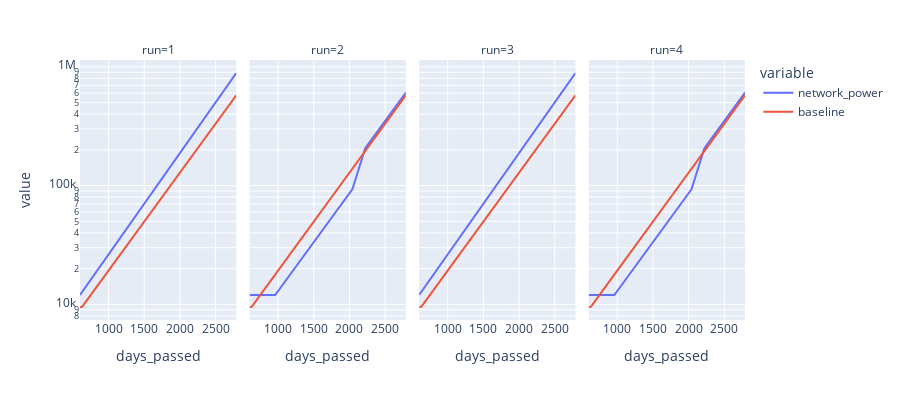

This figure's notebook cell:
### Code cell
fig_df = df.reset_index()

fig = px.line(fig_df,
              x='days_passed',
              y=['network_power', 'baseline'],
              facet_col='run',
              log_y=True,
              height=400)
fig.show()
